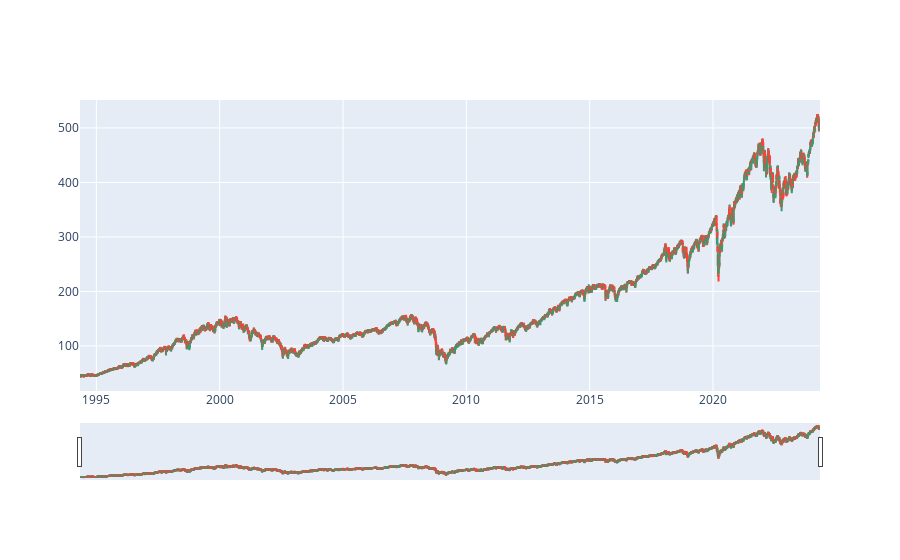

The cell this chart's notebook holds for it:
### Markdown cell above
### SPY CANDLESTICK VISUALIZATION

### Code cell
#spy[('Open,Close,High,Low').split(",")].iplot()
go.Figure(data=[go.Candlestick(x=spy.index,open=spy['Open'],high=spy['High'],low=spy['Low'],close=spy['Close'])])

### Figure 1 — Plotly figure (JSON) as saved in the notebook; plotly's stock layout.template omitted (floating-point values rounded to 4 significant figures; data arrays with more than 128 entries replaced by an {"elided": "..."} marker saying what was removed)
{"data": [{"close": {"elided": "7554 float values"}, "high": {"elided": "7554 float values"}, "low": {"elided": "7554 float values"}, "open": {"elided": "7554 float values"}, "type": "candlestick", "x": {"elided": "7554 str values"}}], "layout": {}}
